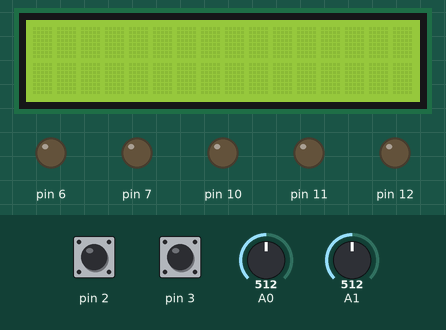
Simulated run of this sketch. Board: Arduino Uno, built with avr-gcc and run on an emulated ATmega328P. On the bench: 16×2 character LCD, output pins drawn as LEDs (lit = HIGH). The inputs (shaded band) are chosen by the test bench; at power-on: pin 3 HIGH, A0 = 512, pin 2 HIGH, A1 = 512.

Above: at 1.2 s.
1.3 s: pin 3 pulled LOW for 0.15 s
At 1.8 s:
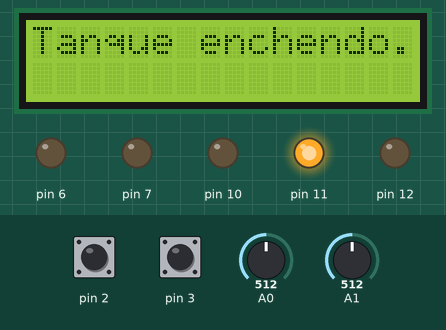
2.9 s: A0 set to 900
At 3.7 s:
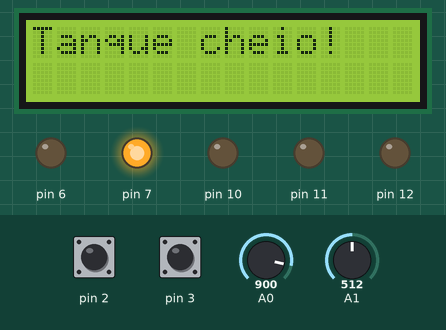
At 9.0 s:
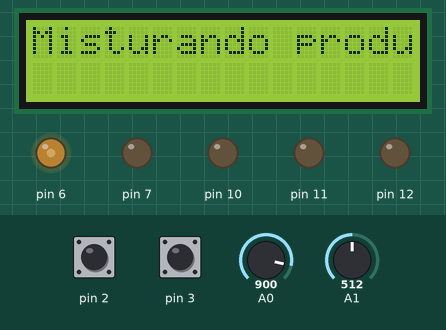
Timing chart, 0 to 14.9 s (numbered marks = the images above; inputs shaded):
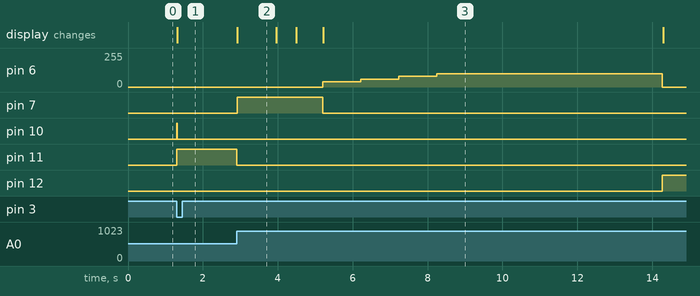

The sketch:

AVALICAO_NIVEL.ino
```cpp
bool BL = 0;
byte cont = 1;
int nivel;
int temp;
#include <Wire.h>
#include<LiquidCrystal_I2C.h>
LiquidCrystal_I2C lcd(0x27, 2, 1, 0, 4, 5, 6, 7, 3, POSITIVE);
void setup() {
  // put your setup code here, to run once:
  pinMode(2 , INPUT_PULLUP);
  pinMode(3, INPUT_PULLUP);
  pinMode(6, OUTPUT);
  pinMode(7, OUTPUT);
  pinMode(10, OUTPUT);
  pinMode(11, OUTPUT);
  pinMode(12, OUTPUT);
  lcd.begin(16, 2);

}

void loop() {
  // put your main code here, to run repeatedly:
  nivel = map(analogRead(A0), 0, 1023, 0, 1000);
  temp = map(analogRead(A1), 0, 1023, 0, 200);
  //apertar botao liga
  if (cont == 1) {
    if (digitalRead(3) == LOW) {
      BL = 1;
      cont = 2;
    }
  }
  if (cont == 2) {
    if (BL == 1) {
      digitalWrite(10, HIGH);
      digitalWrite(11, HIGH);
      lcd.setCursor(0, 0);
      lcd.print("Tanque enchendo...");
      cont = 3;
    }
  }
  if (cont == 3) {
    if (nivel > 499) {
      digitalWrite(10, LOW);
      if (nivel > 799) {
        digitalWrite(11, LOW);
        lcd.clear();
        lcd.setCursor(0, 0);
        lcd.print("Tanque cheio!");
        cont = 4;
      }
    }
  }
  if (cont == 4) {
    if (nivel > 800) {
      digitalWrite(7, HIGH);
      delay(1000);
      lcd.clear();
      lcd.setCursor(0, 0);
      lcd.print("Resistencia Ligada");
      lcd.setCursor(0, 1);
      lcd.print("Liquido Aquecendo...");
      delay(500);
      cont = 5;
    }
  }
  if (cont == 5) {
    temp = map(analogRead(A1), 0, 1023, 0, 200);
    if (temp > 79) {
      lcd.clear();
      lcd.setCursor(0, 0);
      lcd.print("Aquecimento Completo");
      lcd.setCursor(0, 1);
      lcd.print("Agitador Ligado");
      delay(700);
      lcd.clear();
      for (byte motor = 40; motor <= 100; motor = motor + 20) {
        temp = map(analogRead(A1), 0, 1023, 0, 200);
        analogWrite(6, motor);
        if (temp > 89) {
          digitalWrite(7, 0);
        }
        lcd.setCursor(0,0);
        lcd.print("Misturando produtos");
        delay(1000);
      }
      cont = 6;
    }
  }
  if (cont == 6) {
    delay(5000);
    digitalWrite(12, HIGH);
    digitalWrite(6,LOW);
    lcd.clear();
    lcd.setCursor(0,0);
    lcd.print("Produto finalizado!");
    cont = 7;
  }
  if (cont == 7) {
    if (digitalRead(2) == LOW) {
      BL = 0;
      cont = 1;
      digitalWrite(12, LOW);
      digitalWrite(7, LOW);
      lcd.clear();
    }
  }
}
```

Measured:
- after the input at 1.3 s, pin 10: LOW → HIGH at once, → LOW 0.02 s later; pin 11: LOW → HIGH at once; the display: changes at once (image 1)
- after the input at 2.9 s, pin 6: 0/255 → 40/255 after 2.3 s, → 60/255 1.0 s later, → 80/255 1.0 s later, → 100/255 1.0 s later, … (5 changes in this stretch); pin 7: LOW → HIGH at once, → LOW 2.3 s later; pin 11: HIGH → LOW at once; pin 12: LOW → HIGH after 11.4 s; the display: changes at once (image 2)
- what the display in image 2 shows lasts 1.1 s, from 2.9 s to 4.0 s
